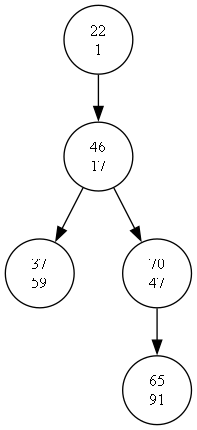

Reproduce this figure in Python.
import random
from graphviz import Digraph  # Importing Graphviz for visualization

class treap_node():
    def __init__(self, key):
        self.key = key
        self.value = random.randint(1, 100)
        self.left_child = None
        self.right_child = None
        self.parent = None
        
        print(f"Created node with key {self.key} and value {self.value}")
        
    def insert(self, treap_node):
        if treap_node.key < self.key:
            if self.left_child is None:
                self.left_child = treap_node
                treap_node.parent = self
                treap_node.restore_heap_property()
            else:
                self.left_child.insert(treap_node)
        # implement right child logic
        else:
            if self.right_child is None:
                self.right_child = treap_node
                treap_node.parent = self
                treap_node.restore_heap_property()
            else:
                self.right_child.insert(treap_node)
                    
    def restore_heap_property(self):
        print("restoring heap property")
        #implement logic
        if self.parent != None:
            if self.parent.value > self.value:
                if self.parent.key > self.key:
                # implement rotations
                    self.rotate_right()
                else:
                    self.rotate_left()
                self.restore_heap_property()
                    
                
    def rotate_right(self):
        print("rotating right")
        self.parent.left_child = self.right_child
        if self.right_child: 
            self.right_child.parent = self.parent
        self.right_child = self.parent
        self.parent = self.parent.parent
        if self.parent:
            self.parent.left_child = self
        self.right_child.parent = self
        
    def rotate_left(self):
        print("rotating left")
        self.parent.right_child = self.left_child
        if self.left_child:
            self.left_child.parent = self.parent
        self.left_child = self.parent
        self.parent = self.parent.parent
        if self.parent:
            self.parent.left_child = self
        self.left_child.parent = self
    
def to_dot(self, graph=None):
    """Generates a dot string representation of the treap (to be used in Graphviz)."""
    if graph is None:
        graph = Digraph('Treap', node_attr={'shape': 'circle'}, graph_attr={'rankdir': 'TB'})
    
    # Add the current node
    graph.node(str(self.key), label=f'{self.key}\n{self.value}')
    
    # Add edges for children, adding invisible nodes for better alignment
    if self.left_child:
        graph.edge(str(self.key), str(self.left_child.key))
        self.left_child.to_dot(graph)
    elif self.right_child:  # Add an invisible left child to balance the node
        invisible_node = f"invisible_{self.key}_L"
        graph.node(invisible_node, style='invisible')  # Invisible node
        graph.edge(str(self.key), invisible_node, style='invisible')  # Invisible edge
    
    if self.right_child:
        graph.edge(str(self.key), str(self.right_child.key))
        self.right_child.to_dot(graph)
    elif self.left_child:  # Add an invisible right child to balance the node
        invisible_node = f"invisible_{self.key}_R"
        graph.node(invisible_node, style='invisible')  # Invisible node
        graph.edge(str(self.key), invisible_node, style='invisible')  # Invisible edge
    
    return graph

    
class treap():
    def __init__(self, root):
        self.root = root
        
    def insert(self, treap_node):
        print(f"insert node with key {treap_node.key} and value {treap_node.value}")
        if self.root is None:
            self.root = treap_node
        else:
            self.root.insert(treap_node)
            if(treap_node.value < self.root.value):
                print("update root")
                self.root = treap_node
    
    def visualize(self):
        if self.root is None:
            print("The tree is empty.")
        else:
            graph = self.root.to_dot()  # Generate the dot graph from the root
            graph.render('treap', format='png', cleanup=True)  # Renders and saves the image
